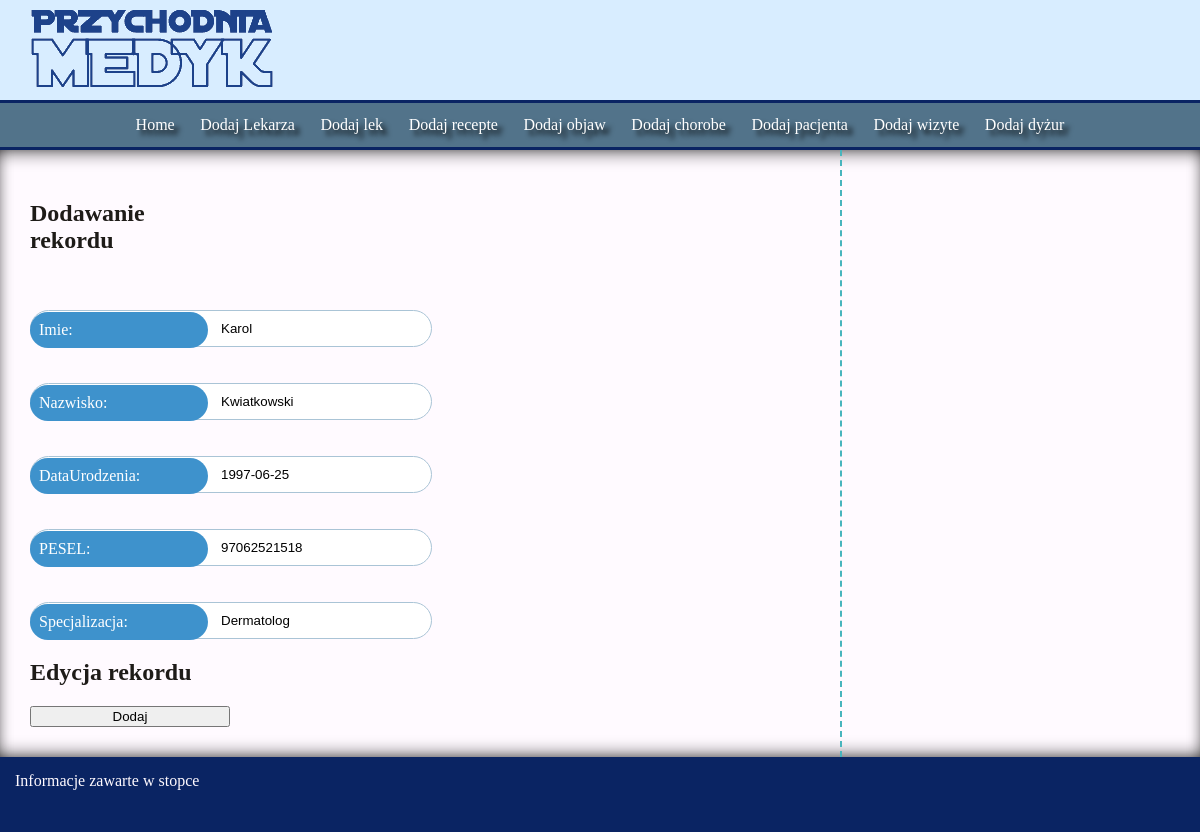
/edytuj_lekarz/1/, run on the app's committed database.
### start/models.py (models this page shows, shortened)
class Lekarz(models.Model):
    imie = models.CharField(max_length=45)
    nazwisko = models.CharField(max_length=255)
    dataUrodzenia = models.DateField()
    PESEL = models.CharField(max_length=11)
    specjalizacja = models.CharField(max_length=255, blank=True)
    class Meta:
        verbose_name_plural = "Lekarz"

### start/views.py (the view)
# urls.py: path('edytuj_lekarz/<str:pk>/', views.editLekarz, name="edytuj_lekarz"),
def editLekarz(request, pk):
    lekarz = Lekarz.objects.get(id=pk)
    form = LekarzForm(instance=lekarz)
    if request.method == 'POST':
        form = LekarzForm(request.POST, instance=lekarz)
        if form.is_valid():
            form.save()
            return f_start(request)
    context = {'form': form}
    return render(request, 'lekarz_form.html', context)

### start/lekarze.py
class LekarzForm(ModelForm):
    class Meta:
        model = Lekarz
        fields = '__all__'

### templates/lekarz_form.html (shortened to what this page needs)
{% extends 'template.html' %}
{% block content %}
        <aside class="form-container">
            <form method="post" enctype="multipart/form-data">
                <h2> Dodawanie rekordu </h2>
                {{ form }}
                <h2>Edycja rekordu</h2>
                <button type="submit">Dodaj</button>
            </form>
        </aside>
{% endblock %}

### start/static/css/main.css (style rules this page uses)
:root { --royal-blue-dark: #0a2463ff; --green-blue-crayola: #3e92ccff; --magnolia: #fffaffff; --cerise: #d8315bff; --black-chocolate: #1e1b18ff; --my-blue: #52738a; --my-blue-pale: #8aa2b3; --my-blue-pale2: #aac4d6; }
body { margin: 0; padding: 0; display: grid; grid-template-columns: auto; grid-template-rows: 150px auto 75px; min-height: 100vh; font-family: verdana; color: var(--black-chocolate); }
aside { flex-grow: 1; padding: 30px; max-width: 65%; display: flex; flex-direction: column; }
aside:nth-child(odd) { border-right: 2px dashed rgb(72, 181, 189); }
form { display: flex; flex-direction: column; max-width: 200px; }
form > input { padding: 10px 10px 10px 30px; width: 200px; border: solid 1px lightgray; border-radius: 20px; padding-left:190px; border: 1px solid var(--my-blue-pale2); }
form > label { background-color: var(--green-blue-crayola); padding: 9px; border-radius: 20px; color: white; margin-right: -30px; z-index: 10; position: relative; bottom: -38px; width: 160px; }

### data on the page
Lekarz: imie "Karol", nazwisko "Kwiatkowski", dataUrodzenia "1997-06-25", PESEL "97062521518", specjalizacja "Dermatolog"
